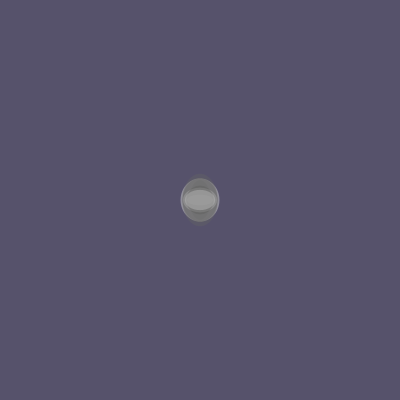
Frame 1 (no input)
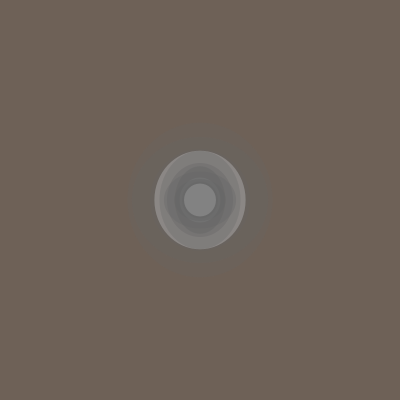
Frame 60 (the mouse pressed at the canvas centre just before this capture)
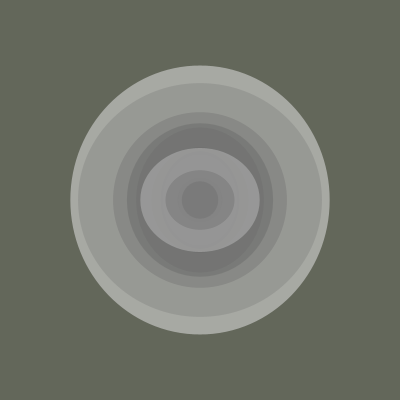
Frame 120 (the mouse held since frame 60 and released just before this capture)

The Processing sketch that drew these frames (run headless with seeded random() and noise(); from frame 60 on, the mouse is pressed at the canvas centre):

// Processing sketch: processing_99386
// ── processing_99386.pde

Rrathe[] rrethi=new Rrathe[13];
void setup(){
  size(400,400);
  for(int i=0;i<rrethi.length;i++){
    rrethi[i]=new Rrathe();
  }
  smooth();
  frameRate(13);
}

void draw(){
  background(random(80,120),random(80,120),random(80,120));
  for(int i=0;i<rrethi.length;i++){
    rrethi[i].ndryshoNgjyre();
    rrethi[i].rastesia();
    rrethi[i].display();
    rrethi[i].move();
  }
}

class Rrathe{
  float d1;
  float d2;
  float speed;
  boolean rasti;
  color ngjyra;
  boolean k;
  boolean j;
  Rrathe(){
    d1=random(20,40);
    d2=d1-random(-20,20);
    speed=random(2);
    rasti=false;
    ngjyra=color(random(200,255));
    k=false;
    j=false;
  }
  void display(){
    if(rasti){
      fill(ngjyra,random(100,170));
      noStroke();
      ellipse(width/2,height/2,d1,d2);
    }
    else{
      fill(100,random(50,120));
      noStroke();
      ellipse(width/2,height/2,d1,d2);
    }
  }
  void move(){
    d1=d1+speed;
    d2=d2+speed;
    if(d1>width+20 && d2>height+20){
      d1=random(20,40);
      d2=d1-random(-20,20);
    }
  }
  void rastesia(){
    float r=random(1,4);
    if(r>3 && r<=4){
      rasti=true;
    }
    else rasti=false;
  }
  void ndryshoNgjyre(){
    if(keyPressed && k==false && j==false){
      ngjyra=color(random(150,220),50,50);
      k=true;
    }
    else if(keyPressed && k==true && j==false){
      ngjyra=color(50,random(150,220),50);
      k=false;
      j=true;
    }
    else if(keyPressed && k==false && j==true){
      ngjyra=color(random(150,220),random(150,220),50);
      j=false;
    }
  }  
}
